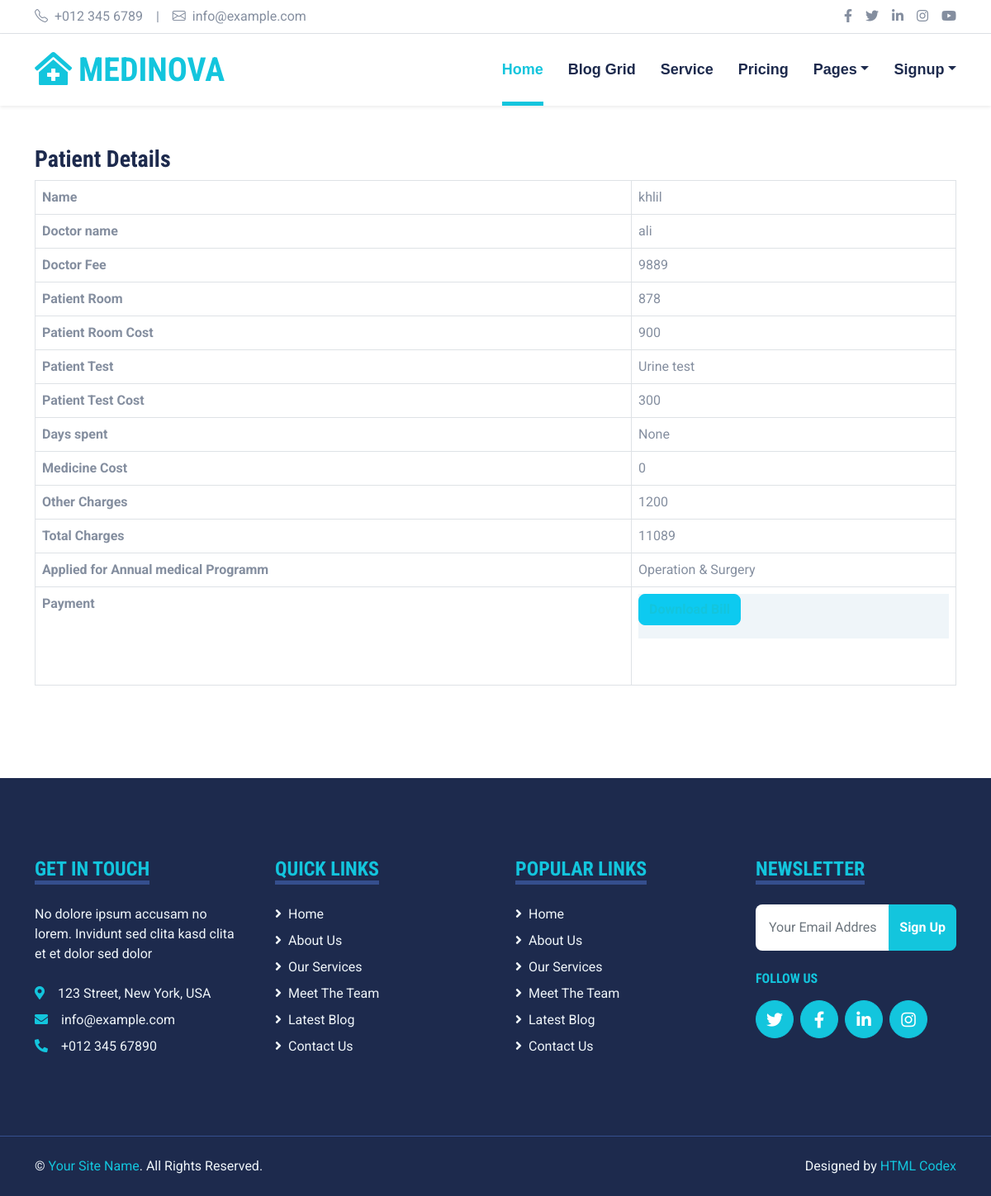
The app's page /patientRooms/37/ with its own data.
### core/models.py (models this page shows, shortened)
class PatientDischargeDetails(models.Model):
    patientId=models.ForeignKey(Patient,on_delete=models.CASCADE)
    doctorId=models.ForeignKey(Doctor,on_delete=models.CASCADE)
    room_Id=models.ForeignKey(Room,on_delete=models.CASCADE,null=True,blank=True)
    Lab_Id=models.ForeignKey(lab,on_delete=models.CASCADE,null=True,blank=True)
    daySpent=models.PositiveIntegerField(null=True,blank=True)
    medicineCost=models.PositiveIntegerField(null=False)
    OtherCharge=models.PositiveIntegerField(null=False)
    total=models.PositiveIntegerField(null=False)

class Patient(models.Model):
    user=models.OneToOneField(User,on_delete=models.CASCADE)
    profile_pic= models.ImageField(upload_to='profile_pic/PatientProfilePic/',null=True,blank=True)
    address = models.CharField(max_length=40)
    mobile = models.CharField(max_length=20,null=True)
    symptoms = models.CharField(max_length=100,null=True)
    patient_file=models.FileField(upload_to='uploads/file')
    prescription=models.CharField(max_length=100,null=True)
    patient_type=models.CharField(max_length=50,choices=patient,default='InPatient')
    admitDate=models.DateField(auto_now=True)
    releaseDate=models.DateField(auto_now=True)
    otp=models.PositiveIntegerField(null=True)
    status=models.BooleanField(default=False)

class Doctor(models.Model):
    user = models.ForeignKey(User,on_delete=models.CASCADE)
    first_name=models.CharField(max_length=20,null=True)
    last_name=models.CharField(max_length=20,null=True)
    profile_pic= models.ImageField(upload_to='profile_pic/DoctorProfilePic/',null=True,blank=True)
    address = models.CharField(max_length=40)
    mobile = models.CharField(max_length=20,null=True)
    education=models.CharField(max_length=20,null=True)
    doctorFee=models.PositiveIntegerField(null=True)
    department= models.CharField(max_length=50,choices=departments,default='Cardiologist')
    otp=models.PositiveIntegerField(null=True)
    status=models.BooleanField(default=False)

class Room(models.Model):
    patientId=models.ForeignKey(Patient,on_delete=models.CASCADE,null=True,blank=True)
    room_no=models.CharField(max_length=100)
    room_image=models.ImageField(upload_to='room_pic/roomPic/',null=True,blank=True)
    room_type=models.CharField(max_length=50,choices=room_type,default='Private_room')
    status=models.BooleanField(default=False)
    room_amount=models.IntegerField()
    def __str__(self):
        return str(self.id)

class lab(models.Model):
    patientId=models.ForeignKey(Patient,on_delete=models.CASCADE,null=True,blank=True)
    doctorId=models.ForeignKey(Doctor,on_delete=models.CASCADE,null=True,blank=True)
    lab_no=models.PositiveBigIntegerField(null=True)
    lab_image=models.ImageField(upload_to='lab/labtest/',null=True,blank=True)
    lab_test=models.CharField(max_length=50,choices=Test_type,default='Blood test')
    test_description=models.TextField(null=True,blank=True)
    amount=models.IntegerField()

class medicalprogramms(models.Model):
    patientId=patientId=models.ForeignKey(Patient,on_delete=models.CASCADE,null=True,blank=True)
    programname=models.CharField(max_length=250)
    programnimage=models.ImageField(upload_to='program/programimg/',null=True,blank=True)
    programdescription=models.TextField()
    amount=models.IntegerField()

### core/views.py (the view)
# urls.py: path('patientRooms',views.patientRooms,name='patientRooms'),
def patientRooms(request,id=None):
   context={
   }
   if id:
      curent=id
      advanceuser=request.user.is_superuser
      context['advanceuser']=advanceuser
      print(curent)
   else:
      curent=request.user.id
   obj=User.objects.get(id=curent)
   uer=Patient.objects.get(user_id=obj)
   dich=PatientDischargeDetails.objects.get(patientId=uer)
   ap=Appointment.objects.get(patientId=uer)
   rooms=Room.objects.filter(patientId=uer)
   Lbas=lab.objects.filter(patientId=uer)
   programm=medicalprogramms.objects.filter(patientId=uer)
   print(Lbas)
   print('jjjjjjjjjjjjjjjjjjjjjjjjjjjjjjjjjjjjjjjj',rooms)
   if rooms or Lbas:
      for room in rooms:
            print('jjjjjjjjjjjjjjjjjjjjjjjjjjjjjjjjjjjjjjjj',room.room_amount)
            dich=PatientDischargeDetails.objects.get(patientId=uer)
            totals=ap.doctorId.doctorFee + room.room_amount
            dis=PatientDischargeDetails(id=dich.id,patientId=uer,doctorId=ap.doctorId,room_Id=room,medicineCost=0,OtherCharge=room.room_amount,total=totals)
            dis.save()
            dich=PatientDischargeDetails.objects.get(patientId=uer)
      for la in Lbas:
          if not rooms:
            dis=PatientDischargeDetails(id=dich.id,patientId=uer,doctorId=ap.doctorId,Lab_Id=la,medicineCost=0,OtherCharge=la.amount,total=la.amount+ap.doctorId.doctorFee)
            dis.save()
            dich=PatientDischargeDetails.objects.get(patientId=uer)
            context['dich']=dich
            context['programm']=programm
            return render(request,'core/patientdetails.html',context)
          else:
            totalse=ap.doctorId.doctorFee + room.room_amount+la.amount
            dis=PatientDischargeDetails(id=dich.id,patientId=uer,doctorId=ap.doctorId,room_Id=room,Lab_Id=la,medicineCost=0,OtherCharge=room.room_amount+la.amount,total=totalse)
            dis.save()
            dich=PatientDischargeDetails.objects.get(patientId=uer)
      dich=PatientDischargeDetails.objects.get(patientId=uer)
      context['dich']=dich
      context['programm']=programm
      return render(request,'core/patientdetails.html',context)
   else:
      dis=PatientDischargeDetails(id=dich.id,patientId=uer,doctorId=ap.doctorId,medicineCost=0,OtherCharge=ap.doctorId.doctorFee,total=ap.doctorId.doctorFee)
      dis.save()
      dich=PatientDischargeDetails.objects.get(patientId=uer)
      context['dich']=dich
      return render(request,'core/patientdetails.html',context)

### core/templates/core/patientdetails.html (shortened to what this page needs)
{% extends 'core/base.html' %}
{% load static %}
{% block main-content %}
<div class="container-fluid py-5">
<div class="container">
<div class="row">
    {% if request.user.is_superuser %}
    <div class="col-md-12">
        <div class="widget-area-2 proclinic-box-shadow">
            <h3 class="widget-title">DischargeDetails</h3>
            <div class="table-responsive">
                <table class="table table-bordered table-striped">
                    <thead>
                        <tr>
                            <th>Doctor Name</th>
                            <th>Patient Name</th>
                            <th>Pattient Room</th>
                            <th>Patient Test</th>
                            <th>Total Cost</th>
                            <th>Payemt</th>
                        </tr>
                    </thead>
                    <tbody>
                        {% for dis in discharg %}
                        <tr>
                            <td>{{dis.doctorId.first_name}}</td>
                            <td><a href="{% url 'patientRooms' dis.patientId.user.id %}" >{{dis.patientId.user.username}}</a></td>
                            {%if dis.room_Id %}
                            <td>{{dis.room_Id.room_no}}</td>
                            {%else%}
                            <td>Room wasan't alloted</td>
                            {%endif%}
                            {%if dis.Lab_Id %}
                            <td>{{dis.Lab_Id.lab_test}}</td>
                            {%else%}
                            <td>Test wasan't taken</td>
                            {%endif%}
                            <td>{{dis.total}}</td>
                        </tr>
                        {% endfor %}
                    </tbody>
                </table>
                <nav aria-label="Page navigation example">
                    <ul class="pagination justify-content-center export-pagination">
                        <li class="page-item">
                            <a class="page-link" href="#"><span class="ti-download"></span> csv</a>
                        </li>
                        <li class="page-item">
                            <a class="page-link" href="#"><span class="ti-printer"></span>  print</a>
                        </li>
                        <li class="page-item">
                            <a class="page-link" href="#"><span class="ti-file"></span> PDF</a>
                        </li>
                        <li class="page-item">
                            <a class="page-link" href="#"><span class="ti-align-justify"></span> Excel</a>
                        </li>
                    </ul>
                </nav>
            </div>
        </div>
    </div>
    {% if advanceuser %}
    <div class="col-md-12">
        <div class="widget-area-2 proclinic-box-shadow">
            <h3 class="widget-title">Patient Details</h3>
            <div class="table-responsive">
                <table class="table table-bordered">
                    <tbody>
                        <tr>
                            <td><strong>Name</strong></td>
                            <td>{{dich.patientId.user.username}}</td>
                        </tr>
                        <tr>
                            <td><strong>Doctor name</strong> </td>
                            <td>{{dich.doctorId.user.username}}</td>
                        </tr>
                        <tr>
                            <td><strong>Doctor Fee</strong></td>
                            <td>{{dich.doctorId.doctorFee}}</td>
                        </tr>
                        <tr>
                            <td><strong>Patient Room</strong></td>
                            <td>{{dich.room_Id.room_no}}</td>
                        </tr>
                        <tr>
                            <td><strong>Patient Room  Cost</strong></td>
                            <td>{{dich.room_Id.room_amount}}</td>
                        </tr>
                        <tr>
                            <td><strong>Patient Test</strong></td>
                            <td>{{dich.Lab_Id.lab_test}}</td>
                        </tr>
                        <tr>
                            <td><strong>Patient Test Cost</strong></td>
                            <td>{{dich.Lab_Id.amount}}</td>
                        </tr>
                        <tr>
                            <td><strong>Days spent</strong></td>
                            <td>{{dich.daySpent}}</td>
                        </tr>
                        <tr>
                            <td><strong>Medicine Cost</strong></td>
                            <td>{{dich.medicineCost}}</td>
                        </tr>
                        <tr>
                            <td><strong>Other Charges</strong></td>
                            <td>{{dich.OtherCharge}}</td>
                        </tr>
                        <tr>
                            <td><strong>Total Charges</strong></td>
                            <td>{{dich.total}}</td>
                        </tr>
                        <tr>
                            <td><strong>Applied for Annual medical Programm</strong></td>
                            {% if programm %}
                            {% for pro in programm %}
                            <td>{{pro.programname}}</td>
                            {%endfor%}
                            {%else%}
                            <td>No</td>
                            {%endif%}
                        </tr>
                        <tr>
                            <td><strong>Payment</strong></td>
                            <td></td>
                        </tr>
                    </tbody>
                </table>
            </div>
                <nav aria-label="Page navigation example">
                    <ul class="pagination justify-content-center export-pagination">
                        <li class="page-item">
                            <a class="page-link" href="#"><span class="ti-download"></span> csv</a>
                        </li>
                        <li class="page-item">
                            <a class="page-link" href="#"><span class="ti-printer"></span>  print</a>
                        </li>
                        <li class="page-item">
                            <a class="page-link" href="#"><span class="ti-file"></span> PDF</a>
                        </li>
                        <li class="page-item">
                            <a class="page-link" href="#"><span class="ti-align-justify"></span> Excel</a>
                        </li>
                    </ul>
                </nav>
            <button type="button" class="btn btn-success mb-3"><span class="ti-pencil-alt"></span> Edit Patient</button>
            <button type="button" class="btn btn-danger mb-3"><span class="ti-trash"></span> Delete Patient</button>
            <button type="button" class="btn btn-info mb-3"><span class="ti-arrow-down"></span> Download File</button>
        </div>
    </div>
    {%endif%}
    {% else %}
    <div class="col-md-12">
        <div class="widget-area-2 proclinic-box-shadow">
            <h3 class="widget-title">Patient Details</h3>
            <div class="table-responsive">
                <table class="table table-bordered">
                    <tbody>
                        <tr>
                            <td><strong>Name</strong></td>
                            <td>{{dich.patientId.user.username}}</td>
                        </tr>
                        <tr>
                            <td><strong>Doctor name</strong> </td>
                            <td>{{dich.doctorId.user.username}}</td>
                        </tr>
                        <tr>
                            <td><strong>Doctor Fee</strong></td>
                            <td>{{dich.doctorId.doctorFee}}</td>
                        </tr>
                        <tr>
                            <td><strong>Patient Room</strong></td>
                            <td>{{dich.room_Id.room_no}}</td>
                        </tr>
                        <tr>
                            <td><strong>Patient Room  Cost</strong></td>
                            <td>{{dich.room_Id.room_amount}}</td>
                        </tr>
                        <tr>
                            <td><strong>Patient Test</strong></td>
                            <td>{{dich.Lab_Id.lab_test}}</td>
                        </tr>
                        <tr>
                            <td><strong>Patient Test Cost</strong></td>
                            <td>{{dich.Lab_Id.amount}}</td>
                        </tr>
                        <tr>
                            <td><strong>Days spent</strong></td>
                            <td>{{dich.daySpent}}</td>
                        </tr>
                        <tr>
                            <td><strong>Medicine Cost</strong></td>
                            <td>{{dich.medicineCost}}</td>
                        </tr>
                        <tr>
                            <td><strong>Other Charges</strong></td>
                            <td>{{dich.OtherCharge}}</td>
                        </tr>
                        <tr>
                            <td><strong>Total Charges</strong></td>
                            <td>{{dich.total}}</td>
                        </tr>
                        <tr>
                            <td><strong>Applied for Annual medical Programm</strong></td>
                            {% if programm %}
                            {% for pro in programm %}
                            <td>{{pro.programname}}</td>
                            {%endfor%}
                            {%else%}
                            <td>No</td>
                            {%endif%}
                        </tr>
                        <tr>
                            <td><strong>Payment</strong></td>
                            <td> <div class="mb-5">
                                <div class="bg-light p-30">
                                    <div class="form-group">
                                        <button type="button" class="btn btn-info mb-3" ><a href="{% url 'downloadbill' dich.patientId.id %}"> Download Bill</a></button>
                                    </div>
                                </div>
                            </div></td>
                        </tr>
                    </tbody>
                </table>
            </div>
        </div>
    </div>
{% endif %}
</div>
</div>
</div>
{% endblock main-content%}

### core/static/core/css/style.css (style rules this page uses)
:root { --primary: #13C5DD; --secondary: #354F8E; --light: #EFF5F9; --dark: #1D2A4D; }
.btn { font-weight: 700; transition: .5s; }

### records on screen
PatientDischargeDetails: patientId.user.username "khlil", doctorId.user.username "ali", doctorId.doctorFee "9889", room_Id.room_no "878", room_Id.room_amount "900", Lab_Id.lab_test "Urine test", Lab_Id.amount "300", daySpent "None", medicineCost "0", OtherCharge "1200", total "11089"
medicalprogramms: programname "Operation & Surgery"
